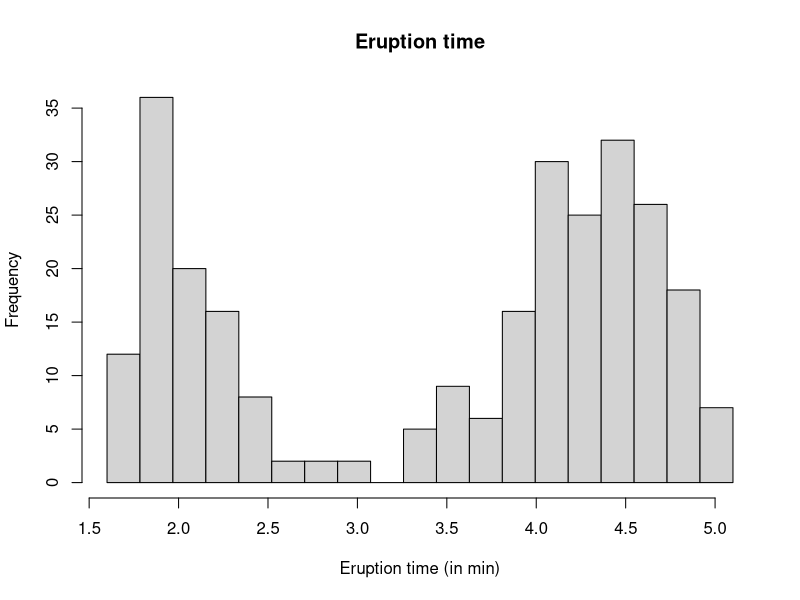
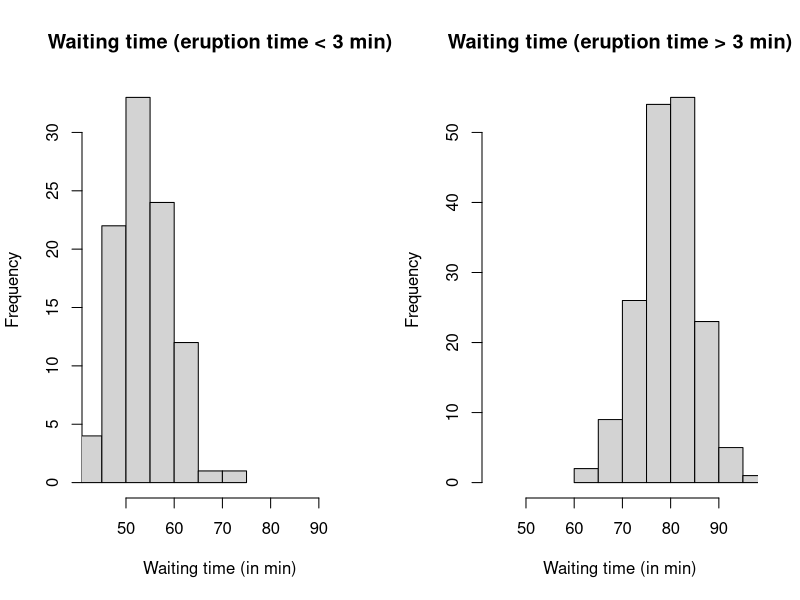
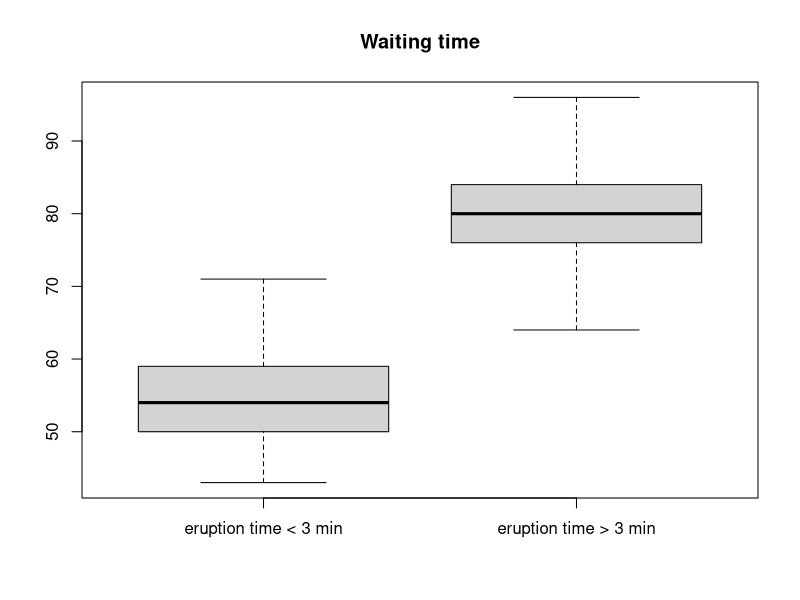
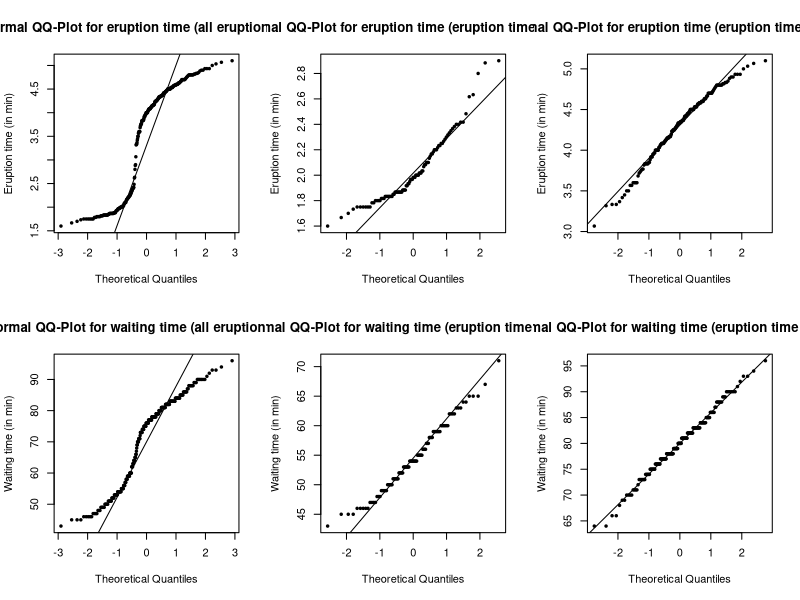
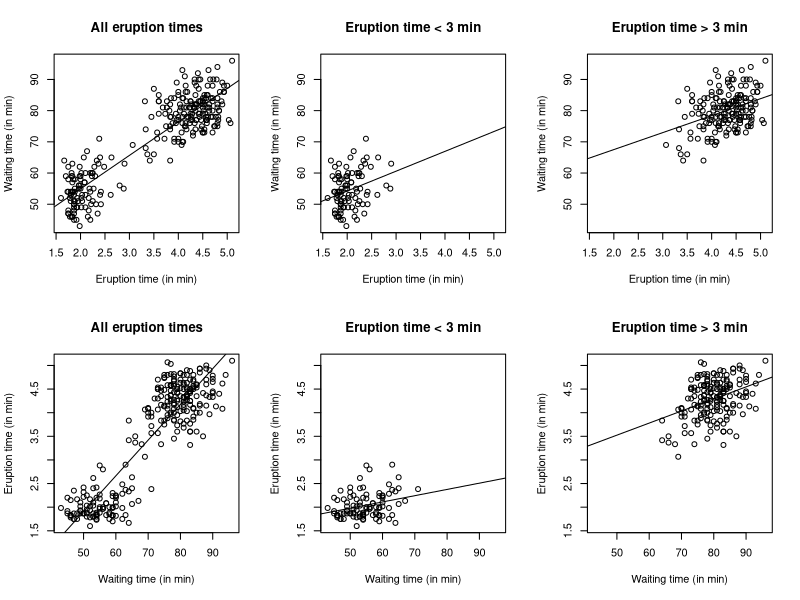

Here is the R script that generated these plots, in order:
# Create subsets of faithful
faithLow  <- subset(faithful, eruptions <= 3)
faithHigh <- subset(faithful, eruptions > 3)

# Define some string variables for labeling plots 
stEruption <- "Eruption time (in min)"
stWaiting  <- "Waiting time (in min)"

##### Histograms #####

par(mfrow = c(1,1))

# Histogram with all eruption time
hist(faithful$eruptions,  main = "Eruption time", xlab = stEruption,
     breaks = seq(min(faithful$eruptions), max(faithful$eruptions),
                  length = 20))

par(mfrow = c(1,2))

# Histogram with waiting time, sparated by low/high eruption time
hist(faithLow$waiting,  xlab = stWaiting,
     main = "Waiting time (eruption time < 3 min)",
     xlim= c(min(faithful$waiting), max(faithful$waiting)))
hist(faithHigh$waiting,  xlab = stWaiting,
     main = "Waiting time (eruption time > 3 min)",
     xlim= c(min(faithful$waiting), max(faithful$waiting)))

##### Boxplot #####

par(mfrow = c(1,1))

# Boxplot with waiting time, one for low/hogh eruption time
boxplot(faithLow$waiting, faithHigh$waiting,
        names = c("eruption time < 3 min", "eruption time > 3 min"),
        main = "Waiting time")

##### QQ-Plot #####

par(mfrow = c(2,3))

# QQ-Plot and QQ-Line for eruption time
# One for (1) all, (2) low and (3) high eruptions time

qqnorm(faithful$eruptions, pch = 20, cex = 0.75, ylab = stEruption,
       main = "Normal QQ-Plot for eruption time (all eruption times)")
qqline(faithful$eruptions)

qqnorm(faithLow$eruptions, pch = 20, cex = 0.75, ylab = stEruption,
       main = "Normal QQ-Plot for eruption time (eruption time < 3 min)")
qqline(faithLow$eruptions)

qqnorm(faithHigh$eruptions, pch = 20, cex = 0.75, ylab = stEruption,
       main = "Normal QQ-Plot for eruption time (eruption time > 3 min)")
qqline(faithHigh$eruptions)

# QQ-Plot and QQ-Line for waiting time
# One for (1) all, (2) low and (3) high eruptions time

qqnorm(faithful$waiting, pch = 20, cex = 0.75, ylab = stWaiting,
       main = "Normal QQ-Plot for waiting time (all eruption times)")
qqline(faithful$waiting)

qqnorm(faithLow$waiting, pch = 20, cex = 0.75, ylab = stWaiting,
       main = "Normal QQ-Plot for waiting time (eruption time < 3 min)")
qqline(faithLow$waiting)

qqnorm(faithHigh$waiting, pch = 20, cex = 0.75, ylab = stWaiting,
       main = "Normal QQ-Plot for waiting time (eruption time > 3 min)")
qqline(faithHigh$waiting)

##### Scatter-Plot and Regression #####

par(mfrow = c(2,3))

# Define some variables for scaling
vecMinmaxEruption <- c(min(faithful$eruptions), max(faithful$eruptions))
vecMinmaxWaiting  <- c(min(faithful$waiting), max(faithful$waiting))

# 6 Scatter-Plots with regression lines and coefficients in all combinations

# x: eruption, y: waiting

plot(faithful$eruptions, faithful$waiting, main = "All eruption times",
     xlab = stEruption, ylab = stWaiting)
linRegression <- lm(waiting ~ eruptions, data = faithful)
abline(linRegression)
summary(linRegression)

plot(faithLow$eruptions, faithLow$waiting, main = "Eruption time < 3 min",
     xlab = stEruption, ylab = stWaiting,
     xlim = vecMinmaxEruption, ylim = vecMinmaxWaiting)
linRegression <- lm(waiting ~ eruptions, data = faithLow)
abline(linRegression)
summary(linRegression)

plot(faithHigh$eruptions, faithHigh$waiting, main = "Eruption time > 3 min",
     xlab = stEruption, ylab = stWaiting,
     xlim = vecMinmaxEruption, ylim = vecMinmaxWaiting)
linRegression <- lm(waiting ~ eruptions, data = faithHigh)
abline(linRegression)
summary(linRegression)

# x: waiting, y: eruption

plot(faithful$waiting, faithful$eruptions, main = "All eruption times",
     xlab = stWaiting, ylab = stEruption)
linRegression <- lm(eruptions ~ waiting, data = faithful)
abline(linRegression)
summary(linRegression)

plot(faithLow$waiting, faithLow$eruptions, main = "Eruption time < 3 min",
     xlab = stWaiting, ylab = stEruption,
     xlim = vecMinmaxWaiting, ylim = vecMinmaxEruption)
linRegression <- lm(eruptions ~ waiting, data = faithLow)
abline(linRegression)
summary(linRegression)

plot(faithHigh$waiting, faithHigh$eruptions, main = "Eruption time > 3 min",
     xlab = stWaiting, ylab = stEruption,
     xlim = vecMinmaxWaiting, ylim = vecMinmaxEruption)
linRegression <- lm(eruptions ~ waiting, data = faithHigh)
abline(linRegression)
summary(linRegression)

# -> In all three cases significant slope, seems like there is a connection

##### Mean, Median and Variance #####

# use mean as estimator for expectation value

# for all eruption times
print(paste("mean of waiting time:", round(mean(faithful$waiting), 3), "min"))
print(paste("standard error of estimator:",
            round(sqrt(var(faithful$waiting)/length(faithful$waiting)), 3), "min"))

# for low eruption times
print(paste("mean of waiting time:", round(mean(faithLow$waiting), 3), "min"))
print(paste("standard error of estimator:",
            round(sqrt(var(faithLow$waiting)/length(faithLow$waiting)), 3), "min"))

# for high eruption times
print(paste("mean of waiting time:", round(mean(faithHigh$waiting), 3), "min"))
print(paste("standard error of estimator:",
            round(sqrt(var(faithHigh$waiting)/length(faithHigh$waiting)), 3), "min"))

# -> std error is lower in seperate case
